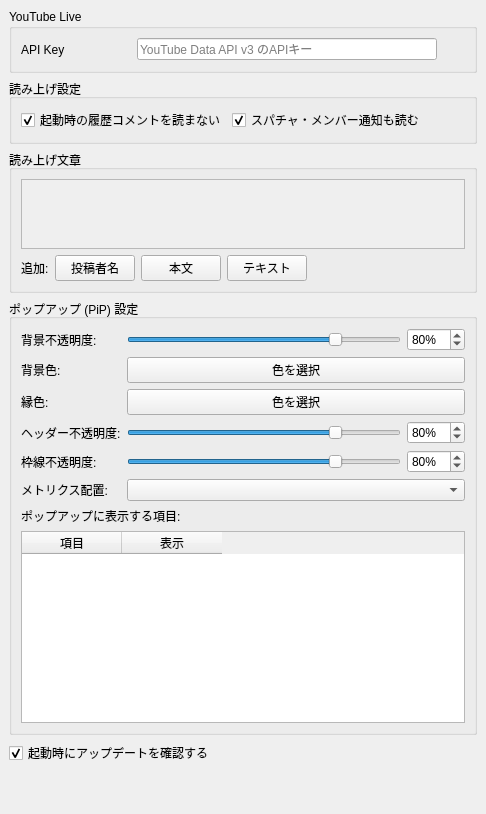
         <widget class="QWidget" name="basicScrollAreaWidgetContents">
          <layout class="QVBoxLayout" name="basicScrollLayout">
           <property name="leftMargin">
            <number>9</number>
           </property>
           <property name="topMargin">
            <number>9</number>
           </property>
           <property name="rightMargin">
            <number>9</number>
           </property>
           <property name="bottomMargin">
            <number>9</number>
           </property>
           <item>
        <widget class="QGroupBox" name="youtubeGroupBox">
         <property name="title">
          <string>YouTube Live</string>
         </property>
         <layout class="QGridLayout" name="youtubeGridLayout">
          <item row="0" column="0">
           <widget class="QLabel" name="apiKeyLabel">
            <property name="text">
             <string>API Key</string>
            </property>
           </widget>
          </item>
          <item row="0" column="1" colspan="3">
           <layout class="QHBoxLayout" name="apiKeyLayout">
            <property name="spacing">
             <number>4</number>
            </property>
            <property name="leftMargin">
             <number>0</number>
            </property>
            <property name="topMargin">
             <number>0</number>
            </property>
            <property name="rightMargin">
             <number>0</number>
            </property>
            <property name="bottomMargin">
             <number>0</number>
            </property>
            <item>
             <widget class="QLineEdit" name="apiKeyLineEdit">
              <property name="echoMode">
               <enum>QLineEdit::EchoMode::Password</enum>
              </property>
              <property name="placeholderText">
               <string>YouTube Data API v3 のAPIキー</string>
              </property>
             </widget>
            </item>
            <item>
             <widget class="QToolButton" name="apiKeyButton">
              <property name="toolTip">
               <string>APIキーの取得先 (Google Cloud Console) をブラウザで開く</string>
              </property>
              <property name="autoRaise">
               <bool>true</bool>
              </property>
             </widget>
            </item>
           </layout>
          </item>
         </layout>
        </widget>
       </item>
       <item>
        <widget class="QGroupBox" name="optionsGroupBox">
         <property name="title">
          <string>読み上げ設定</string>
         </property>
         <layout class="QHBoxLayout" name="optionsHBoxLayout">
          <item>
           <widget class="QCheckBox" name="skipHistoryCheckBox">
            <property name="text">
             <string>起動時の履歴コメントを読まない</string>
            </property>
            <property name="checked">
             <bool>true</bool>
            </property>
           </widget>
          </item>
          <item>
           <widget class="QCheckBox" name="readSuperChatCheckBox">
            <property name="text">
             <string>スパチャ・メンバー通知も読む</string>
            </property>
            <property name="checked">
             <bool>true</bool>
            </property>
           </widget>
          </item>
          <item>
           <spacer name="optionsSpacer">
            <property name="orientation">
             <enum>Qt::Orientation::Horizontal</enum>
            </property>
            <property name="sizeHint" stdset="0">
             <size>
              <width>40</width>
              <height>20</height>
             </size>
            </property>
           </spacer>
          </item>
         </layout>
        </widget>
       </item>
       <item>
        <widget class="QGroupBox" name="readBlocksGroupBox">
         <property name="title">
          <string>読み上げ文章</string>
         </property>
         <layout class="QVBoxLayout" name="readBlocksVBoxLayout">
          <item>
           <widget class="QScrollArea" name="readBlockScrollArea">
            <property name="focusPolicy">
             <enum>Qt::FocusPolicy::NoFocus</enum>
            </property>
            <property name="verticalScrollBarPolicy">
             <enum>Qt::ScrollBarPolicy::ScrollBarAlwaysOff</enum>
            </property>
            <property name="horizontalScrollBarPolicy">
             <enum>Qt::ScrollBarPolicy::ScrollBarAsNeeded</enum>
            </property>
            <property name="widgetResizable">
             <bool>true</bool>
            </property>
            <widget class="QWidget" name="readBlockScrollContent">
             <property name="geometry">
              <rect>
               <x>0</x>
               <y>0</y>
               <width>570</width>
               <height>54</height>
              </rect>
             </property>
             <layout class="QHBoxLayout" name="readBlockHBoxLayout">
              <property name="spacing">
               <number>6</number>
              </property>
              <property name="leftMargin">
               <number>6</number>
              </property>
              <property name="topMargin">
               <number>6</number>
              </property>
              <property name="rightMargin">
               <number>6</number>
              </property>
              <property name="bottomMargin">
               <number>6</number>
              </property>
             </layout>
            </widget>
           </widget>
          </item>
          <item>
           <layout class="QHBoxLayout" name="readBlockActionLayout">
            <item>
             <widget class="QLabel" name="readBlockAddLabel">
              <property name="text">
               <string>追加:</string>
              </property>
             </widget>
            </item>
            <item>
             <widget class="QPushButton" name="addAuthorBlockButton">
              <property name="text">
               <string>投稿者名</string>
              </property>
             </widget>
            </item>
            <item>
             <widget class="QPushButton" name="addMessageBlockButton">
              <property name="text">
               <string>本文</string>
              </property>
             </widget>
            </item>
            <item>
             <widget class="QPushButton" name="addTextBlockButton">
              <property name="text">
               <string>テキスト</string>
              </property>
             </widget>
            </item>
            <item>
             <spacer name="readBlockActionSpacer">
              <property name="orientation">
               <enum>Qt::Orientation::Horizontal</enum>
              </property>
              <property name="sizeHint" stdset="0">
               <size>
                <width>40</width>
                <height>20</height>
               </size>
              </property>
             </spacer>
            </item>
           </layout>
          </item>
         </layout>
        </widget>
       </item>
       <item>
        <widget class="QGroupBox" name="pipGroupBox">
         <property name="title">
          <string>ポップアップ (PiP) 設定</string>
         </property>
         <layout class="QGridLayout" name="pipGridLayout">
          <item row="0" column="0">
           <widget class="QLabel" name="opacityLabel">
            <property name="text">
             <string>背景不透明度:</string>
            </property>
           </widget>
          </item>
          <item row="0" column="1">
           <widget class="QSlider" name="opacitySlider">
            <property name="minimum">
             <number>10</number>
            </property>
            <property name="maximum">
             <number>100</number>
            </property>
            <property name="value">
             <number>80</number>
            </property>
            <property name="orientation">
             <enum>Qt::Orientation::Horizontal</enum>
            </property>
           </widget>
          </item>
          <item row="0" column="2">
           <widget class="QSpinBox" name="opacitySpinBox">
            <property name="suffix">
             <string>%</string>
            </property>
            <property name="minimum">
             <number>10</number>
            </property>
            <property name="maximum">
             <number>100</number>
            </property>
            <property name="value">
             <number>80</number>
            </property>
           </widget>
          </item>
          <item row="1" column="0">
           <widget class="QLabel" name="bgColorLabel">
            <property name="text">
             <string>背景色:</string>
            </property>
           </widget>
          </item>
          <item row="1" column="1" colspan="2">
           <widget class="QPushButton" name="bgColorButton">
            <property name="text">
             <string>色を選択</string>
            </property>
           </widget>
          </item>
          <item row="2" column="0">
           <widget class="QLabel" name="borderColorLabel">
            <property name="text">
             <string>縁色:</string>
            </property>
           </widget>
          </item>
          <item row="2" column="1" colspan="2">
           <widget class="QPushButton" name="borderColorButton">
            <property name="text">
             <string>色を選択</string>
            </property>
           </widget>
          </item>
          <item row="3" column="0">
           <widget class="QLabel" name="headerOpacityLabel">
            <property name="text">
             <string>ヘッダー不透明度:</string>
            </property>
           </widget>
          </item>
          <item row="3" column="1">
           <widget class="QSlider" name="headerOpacitySlider">
            <property name="minimum">
             <number>10</number>
            </property>
            <property name="maximum">
             <number>100</number>
            </property>
            <property name="value">
             <number>80</number>
            </property>
            <property name="orientation">
             <enum>Qt::Orientation::Horizontal</enum>
            </property>
           </widget>
          </item>
          <item row="3" column="2">
           <widget class="QSpinBox" name="headerOpacitySpinBox">
            <property name="suffix">
             <string>%</string>
            </property>
            <property name="minimum">
             <number>10</number>
            </property>
            <property name="maximum">
             <number>100</number>
            </property>
            <property name="value">
             <number>80</number>
            </property>
           </widget>
          </item>
          <item row="4" column="0">
           <widget class="QLabel" name="borderOpacityLabel">
            <property name="text">
             <string>枠線不透明度:</string>
            </property>
           </widget>
          </item>
          <item row="4" column="1">
           <widget class="QSlider" name="borderOpacitySlider">
            <property name="minimum">
             <number>10</number>
            </property>
            <property name="maximum">
             <number>100</number>
            </property>
            <property name="value">
             <number>80</number>
            </property>
            <property name="orientation">
             <enum>Qt::Orientation::Horizontal</enum>
            </property>
           </widget>
          </item>
          <item row="4" column="2">
           <widget class="QSpinBox" name="borderOpacitySpinBox">
            <property name="suffix">
             <string>%</string>
            </property>
            <property name="minimum">
             <number>10</number>
            </property>
            <property name="maximum">
             <number>100</number>
            </property>
            <property name="value">
             <number>80</number>
            </property>
           </widget>
          </item>
          <item row="5" column="0">
           <widget class="QLabel" name="popupMetricsPlacementLabel">
            <property name="text">
             <string>メトリクス配置:</string>
            </property>
           </widget>
          </item>
          <item row="5" column="1" colspan="2">
           <widget class="QComboBox" name="popupMetricsPlacementComboBox"/>
          </item>
          <item row="6" column="0" colspan="3">
           <widget class="QLabel" name="popupMetricsDisplayLabel">
            <property name="text">
             <string>ポップアップに表示する項目:</string>
            </property>
           </widget>
          </item>
          <item row="7" column="0" colspan="3">
           <widget class="QTableWidget" name="popupMetricsTableWidget">
            <property name="verticalScrollBarPolicy">
             <enum>Qt::ScrollBarPolicy::ScrollBarAlwaysOff</enum>
            </property>
            <property name="horizontalScrollBarPolicy">
             <enum>Qt::ScrollBarPolicy::ScrollBarAlwaysOff</enum>
            </property>
            <property name="columnCount">
             <number>2</number>
            </property>
            <column>
             <property name="text">
              <string>項目</string>
             </property>
            </column>
            <column>
             <property name="text">
              <string>表示</string>
             </property>
            </column>
           </widget>
          </item>
         </layout>
        </widget>
       </item>
       <item>
        <widget class="QCheckBox" name="checkUpdatesCheckBox">
         <property name="text">
          <string>起動時にアップデートを確認する</string>
         </property>
         <property name="checked">
          <bool>true</bool>
         </property>
        </widget>
       </item>
       <item>
        <spacer name="verticalSpacer">
         <property name="orientation">
          <enum>Qt::Orientation::Vertical</enum>
         </property>
         <property name="sizeHint" stdset="0">
          <size>
           <width>20</width>
           <height>40</height>
          </size>
         </property>
        </spacer>
       </item>
          </layout>
         </widget>
